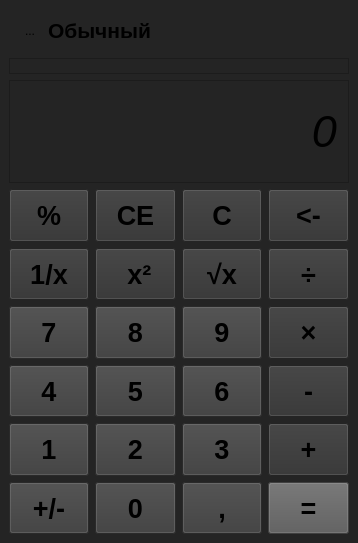
<?xml version="1.0" encoding="UTF-8"?>
<ui version="4.0">
 <class>MainWindow</class>
 <widget class="QMainWindow" name="MainWindow">
  <property name="windowModality">
   <enum>Qt::WindowModality::ApplicationModal</enum>
  </property>
  <property name="enabled">
   <bool>true</bool>
  </property>
  <property name="geometry">
   <rect>
    <x>0</x>
    <y>0</y>
    <width>358</width>
    <height>543</height>
   </rect>
  </property>
  <property name="sizePolicy">
   <sizepolicy hsizetype="Fixed" vsizetype="Fixed">
    <horstretch>0</horstretch>
    <verstretch>0</verstretch>
   </sizepolicy>
  </property>
  <property name="font">
   <font>
    <pointsize>50</pointsize>
    <bold>true</bold>
   </font>
  </property>
  <property name="acceptDrops">
   <bool>true</bool>
  </property>
  <property name="windowTitle">
   <string>Калькулятор</string>
  </property>
  <property name="layoutDirection">
   <enum>Qt::LayoutDirection::RightToLeft</enum>
  </property>
  <property name="autoFillBackground">
   <bool>false</bool>
  </property>
  <property name="styleSheet">
   <string notr="true">background-color: rgb(36, 36, 36)</string>
  </property>
  <widget class="QWidget" name="centralwidget">
   <property name="sizePolicy">
    <sizepolicy hsizetype="Expanding" vsizetype="MinimumExpanding">
     <horstretch>0</horstretch>
     <verstretch>0</verstretch>
    </sizepolicy>
   </property>
   <property name="minimumSize">
    <size>
     <width>353</width>
     <height>400</height>
    </size>
   </property>
   <property name="font">
    <font>
     <pointsize>50</pointsize>
     <bold>true</bold>
     <strikeout>false</strikeout>
    </font>
   </property>
   <property name="layoutDirection">
    <enum>Qt::LayoutDirection::RightToLeft</enum>
   </property>
   <layout class="QVBoxLayout" name="verticalLayout" stretch="0,0,3,10">
    <item>
     <widget class="QWidget" name="horizontalWidget" native="true">
      <property name="sizePolicy">
       <sizepolicy hsizetype="Expanding" vsizetype="Expanding">
        <horstretch>0</horstretch>
        <verstretch>1</verstretch>
       </sizepolicy>
      </property>
      <property name="font">
       <font>
        <pointsize>16</pointsize>
       </font>
      </property>
      <layout class="QHBoxLayout" name="horizontalLayout">
       <item>
        <widget class="QLabel" name="label">
         <property name="font">
          <font>
           <pointsize>16</pointsize>
           <bold>true</bold>
          </font>
         </property>
         <property name="text">
          <string>Обычный</string>
         </property>
        </widget>
       </item>
       <item>
        <widget class="QToolButton" name="toolButton">
         <property name="text">
          <string>...</string>
         </property>
         <property name="icon">
          <iconset theme="user-bookmarks"/>
         </property>
         <property name="checkable">
          <bool>false</bool>
         </property>
         <property name="autoRepeat">
          <bool>true</bool>
         </property>
         <property name="autoExclusive">
          <bool>true</bool>
         </property>
         <property name="popupMode">
          <enum>QToolButton::ToolButtonPopupMode::DelayedPopup</enum>
         </property>
         <property name="autoRaise">
          <bool>true</bool>
         </property>
         <property name="arrowType">
          <enum>Qt::ArrowType::NoArrow</enum>
         </property>
        </widget>
       </item>
      </layout>
     </widget>
    </item>
    <item>
     <widget class="QLabel" name="label_mini">
      <property name="sizePolicy">
       <sizepolicy hsizetype="Expanding" vsizetype="Expanding">
        <horstretch>0</horstretch>
        <verstretch>0</verstretch>
       </sizepolicy>
      </property>
      <property name="font">
       <font>
        <stylestrategy>PreferDefault</stylestrategy>
       </font>
      </property>
      <property name="contextMenuPolicy">
       <enum>Qt::ContextMenuPolicy::ActionsContextMenu</enum>
      </property>
      <property name="acceptDrops">
       <bool>false</bool>
      </property>
      <property name="layoutDirection">
       <enum>Qt::LayoutDirection::RightToLeft</enum>
      </property>
      <property name="frameShape">
       <enum>QFrame::Shape::StyledPanel</enum>
      </property>
      <property name="frameShadow">
       <enum>QFrame::Shadow::Raised</enum>
      </property>
      <property name="text">
       <string/>
      </property>
      <property name="textFormat">
       <enum>Qt::TextFormat::AutoText</enum>
      </property>
      <property name="alignment">
       <set>Qt::AlignmentFlag::AlignRight|Qt::AlignmentFlag::AlignTrailing|Qt::AlignmentFlag::AlignVCenter</set>
      </property>
     </widget>
    </item>
    <item>
     <widget class="QLabel" name="label_default">
      <property name="sizePolicy">
       <sizepolicy hsizetype="Expanding" vsizetype="Minimum">
        <horstretch>0</horstretch>
        <verstretch>0</verstretch>
       </sizepolicy>
      </property>
      <property name="font">
       <font>
        <pointsize>34</pointsize>
        <italic>true</italic>
        <bold>false</bold>
        <underline>false</underline>
        <strikeout>false</strikeout>
        <stylestrategy>PreferDefault</stylestrategy>
        <kerning>true</kerning>
       </font>
      </property>
      <property name="cursor">
       <cursorShape>IBeamCursor</cursorShape>
      </property>
      <property name="mouseTracking">
       <bool>true</bool>
      </property>
      <property name="inputMethodHints">
       <set>Qt::InputMethodHint::ImhDigitsOnly</set>
      </property>
      <property name="frameShape">
       <enum>QFrame::Shape::StyledPanel</enum>
      </property>
      <property name="text">
       <string>0</string>
      </property>
      <property name="alignment">
       <set>Qt::AlignmentFlag::AlignRight|Qt::AlignmentFlag::AlignTrailing|Qt::AlignmentFlag::AlignVCenter</set>
      </property>
      <property name="wordWrap">
       <bool>false</bool>
      </property>
      <property name="margin">
       <number>2</number>
      </property>
     </widget>
    </item>
    <item>
     <layout class="QGridLayout" name="gridLayout_2">
      <property name="sizeConstraint">
       <enum>QLayout::SizeConstraint::SetMaximumSize</enum>
      </property>
      <item row="2" column="0">
       <widget class="QPushButton" name="b_power">
        <property name="sizePolicy">
         <sizepolicy hsizetype="Expanding" vsizetype="Expanding">
          <horstretch>0</horstretch>
          <verstretch>0</verstretch>
         </sizepolicy>
        </property>
        <property name="font">
         <font>
          <pointsize>20</pointsize>
          <bold>true</bold>
         </font>
        </property>
        <property name="styleSheet">
         <string notr="true">background-color: rgb(50, 50, 50);selection-background-color: rgb(60, 60, 60)</string>
        </property>
        <property name="text">
         <string>×</string>
        </property>
       </widget>
      </item>
      <item row="0" column="2">
       <widget class="QPushButton" name="b_CE">
        <property name="sizePolicy">
         <sizepolicy hsizetype="Expanding" vsizetype="Expanding">
          <horstretch>0</horstretch>
          <verstretch>0</verstretch>
         </sizepolicy>
        </property>
        <property name="font">
         <font>
          <pointsize>20</pointsize>
          <bold>true</bold>
         </font>
        </property>
        <property name="styleSheet">
         <string notr="true">background-color: rgb(50, 50, 50);selection-background-color: rgb(60, 60, 60)</string>
        </property>
        <property name="text">
         <string>CE</string>
        </property>
       </widget>
      </item>
      <item row="5" column="2">
       <widget class="QPushButton" name="b0">
        <property name="sizePolicy">
         <sizepolicy hsizetype="Expanding" vsizetype="Expanding">
          <horstretch>0</horstretch>
          <verstretch>0</verstretch>
         </sizepolicy>
        </property>
        <property name="font">
         <font>
          <pointsize>20</pointsize>
          <bold>true</bold>
         </font>
        </property>
        <property name="styleSheet">
         <string notr="true">background-color: rgb(59, 59, 59);
selection-background-color: rgb(50, 50, 50);</string>
        </property>
        <property name="text">
         <string>0</string>
        </property>
        <property name="autoDefault">
         <bool>false</bool>
        </property>
        <property name="default">
         <bool>false</bool>
        </property>
        <property name="flat">
         <bool>false</bool>
        </property>
       </widget>
      </item>
      <item row="5" column="1">
       <widget class="QPushButton" name="b_zapitaya">
        <property name="sizePolicy">
         <sizepolicy hsizetype="Expanding" vsizetype="Expanding">
          <horstretch>0</horstretch>
          <verstretch>0</verstretch>
         </sizepolicy>
        </property>
        <property name="font">
         <font>
          <pointsize>20</pointsize>
          <bold>true</bold>
         </font>
        </property>
        <property name="styleSheet">
         <string notr="true">background-color: rgb(59, 59, 59);
selection-background-color: rgb(50, 50, 50);</string>
        </property>
        <property name="text">
         <string>,</string>
        </property>
       </widget>
      </item>
      <item row="4" column="1">
       <widget class="QPushButton" name="b3">
        <property name="sizePolicy">
         <sizepolicy hsizetype="Expanding" vsizetype="Expanding">
          <horstretch>0</horstretch>
          <verstretch>0</verstretch>
         </sizepolicy>
        </property>
        <property name="font">
         <font>
          <pointsize>20</pointsize>
          <bold>true</bold>
         </font>
        </property>
        <property name="styleSheet">
         <string notr="true">background-color: rgb(59, 59, 59);
selection-background-color: rgb(50, 50, 50);</string>
        </property>
        <property name="text">
         <string>3</string>
        </property>
       </widget>
      </item>
      <item row="1" column="3">
       <widget class="QPushButton" name="b_1_div_x">
        <property name="sizePolicy">
         <sizepolicy hsizetype="Expanding" vsizetype="Expanding">
          <horstretch>0</horstretch>
          <verstretch>0</verstretch>
         </sizepolicy>
        </property>
        <property name="font">
         <font>
          <pointsize>20</pointsize>
          <bold>true</bold>
         </font>
        </property>
        <property name="styleSheet">
         <string notr="true">background-color: rgb(50, 50, 50);selection-background-color: rgb(60, 60, 60)</string>
        </property>
        <property name="text">
         <string>1/x</string>
        </property>
       </widget>
      </item>
      <item row="3" column="2">
       <widget class="QPushButton" name="b5">
        <property name="sizePolicy">
         <sizepolicy hsizetype="Expanding" vsizetype="Expanding">
          <horstretch>0</horstretch>
          <verstretch>0</verstretch>
         </sizepolicy>
        </property>
        <property name="font">
         <font>
          <pointsize>20</pointsize>
          <bold>true</bold>
         </font>
        </property>
        <property name="styleSheet">
         <string notr="true">background-color: rgb(59, 59, 59);
selection-background-color: rgb(50, 50, 50);</string>
        </property>
        <property name="text">
         <string>5</string>
        </property>
       </widget>
      </item>
      <item row="3" column="3">
       <widget class="QPushButton" name="b4">
        <property name="sizePolicy">
         <sizepolicy hsizetype="Expanding" vsizetype="Expanding">
          <horstretch>0</horstretch>
          <verstretch>0</verstretch>
         </sizepolicy>
        </property>
        <property name="font">
         <font>
          <pointsize>20</pointsize>
          <bold>true</bold>
         </font>
        </property>
        <property name="styleSheet">
         <string notr="true">background-color: rgb(59, 59, 59);
selection-background-color: rgb(50, 50, 50);</string>
        </property>
        <property name="text">
         <string>4</string>
        </property>
       </widget>
      </item>
      <item row="1" column="2">
       <widget class="QPushButton" name="b_sqr">
        <property name="sizePolicy">
         <sizepolicy hsizetype="Expanding" vsizetype="Expanding">
          <horstretch>0</horstretch>
          <verstretch>0</verstretch>
         </sizepolicy>
        </property>
        <property name="font">
         <font>
          <pointsize>20</pointsize>
          <bold>true</bold>
         </font>
        </property>
        <property name="styleSheet">
         <string notr="true">background-color: rgb(50, 50, 50);selection-background-color: rgb(60, 60, 60)</string>
        </property>
        <property name="text">
         <string> x²</string>
        </property>
       </widget>
      </item>
      <item row="4" column="3">
       <widget class="QPushButton" name="b1">
        <property name="sizePolicy">
         <sizepolicy hsizetype="Expanding" vsizetype="Expanding">
          <horstretch>0</horstretch>
          <verstretch>0</verstretch>
         </sizepolicy>
        </property>
        <property name="font">
         <font>
          <pointsize>20</pointsize>
          <bold>true</bold>
         </font>
        </property>
        <property name="styleSheet">
         <string notr="true">background-color: rgb(59, 59, 59);
selection-background-color: rgb(50, 50, 50);</string>
        </property>
        <property name="text">
         <string>1</string>
        </property>
       </widget>
      </item>
      <item row="5" column="0">
       <widget class="QPushButton" name="b_eq">
        <property name="sizePolicy">
         <sizepolicy hsizetype="Expanding" vsizetype="Expanding">
          <horstretch>0</horstretch>
          <verstretch>0</verstretch>
         </sizepolicy>
        </property>
        <property name="font">
         <font>
          <pointsize>20</pointsize>
          <italic>false</italic>
          <bold>true</bold>
         </font>
        </property>
        <property name="styleSheet">
         <string notr="true">background-color: rgb(89, 89, 89);selection-background-color: rgb(83, 83, 83);</string>
        </property>
        <property name="text">
         <string>=</string>
        </property>
       </widget>
      </item>
      <item row="1" column="1">
       <widget class="QPushButton" name="b_sqrt">
        <property name="sizePolicy">
         <sizepolicy hsizetype="Expanding" vsizetype="Expanding">
          <horstretch>0</horstretch>
          <verstretch>0</verstretch>
         </sizepolicy>
        </property>
        <property name="font">
         <font>
          <pointsize>20</pointsize>
          <bold>true</bold>
         </font>
        </property>
        <property name="layoutDirection">
         <enum>Qt::LayoutDirection::RightToLeft</enum>
        </property>
        <property name="styleSheet">
         <string notr="true">background-color: rgb(50, 50, 50);selection-background-color: rgb(60, 60, 60)</string>
        </property>
        <property name="text">
         <string>√x</string>
        </property>
       </widget>
      </item>
      <item row="2" column="1">
       <widget class="QPushButton" name="b9">
        <property name="sizePolicy">
         <sizepolicy hsizetype="Expanding" vsizetype="Expanding">
          <horstretch>0</horstretch>
          <verstretch>0</verstretch>
         </sizepolicy>
        </property>
        <property name="font">
         <font>
          <pointsize>20</pointsize>
          <bold>true</bold>
         </font>
        </property>
        <property name="autoFillBackground">
         <bool>false</bool>
        </property>
        <property name="styleSheet">
         <string notr="true">background-color: rgb(59, 59, 59);
selection-background-color: rgb(50, 50, 50);</string>
        </property>
        <property name="text">
         <string>9</string>
        </property>
       </widget>
      </item>
      <item row="5" column="3">
       <widget class="QPushButton" name="b_plus_mines">
        <property name="sizePolicy">
         <sizepolicy hsizetype="Expanding" vsizetype="Expanding">
          <horstretch>0</horstretch>
          <verstretch>0</verstretch>
         </sizepolicy>
        </property>
        <property name="sizeIncrement">
         <size>
          <width>0</width>
          <height>0</height>
         </size>
        </property>
        <property name="baseSize">
         <size>
          <width>0</width>
          <height>0</height>
         </size>
        </property>
        <property name="font">
         <font>
          <pointsize>20</pointsize>
          <bold>true</bold>
         </font>
        </property>
        <property name="styleSheet">
         <string notr="true">background-color: rgb(59, 59, 59);
selection-background-color: rgb(50, 50, 50);</string>
        </property>
        <property name="text">
         <string>+/-</string>
        </property>
       </widget>
      </item>
      <item row="3" column="0">
       <widget class="QPushButton" name="b_mines">
        <property name="sizePolicy">
         <sizepolicy hsizetype="Expanding" vsizetype="Expanding">
          <horstretch>0</horstretch>
          <verstretch>0</verstretch>
         </sizepolicy>
        </property>
        <property name="font">
         <font>
          <pointsize>20</pointsize>
          <bold>true</bold>
         </font>
        </property>
        <property name="styleSheet">
         <string notr="true">background-color: rgb(50, 50, 50);selection-background-color: rgb(60, 60, 60)</string>
        </property>
        <property name="text">
         <string>-</string>
        </property>
       </widget>
      </item>
      <item row="2" column="2">
       <widget class="QPushButton" name="b8">
        <property name="sizePolicy">
         <sizepolicy hsizetype="Expanding" vsizetype="Expanding">
          <horstretch>0</horstretch>
          <verstretch>0</verstretch>
         </sizepolicy>
        </property>
        <property name="font">
         <font>
          <pointsize>20</pointsize>
          <bold>true</bold>
         </font>
        </property>
        <property name="styleSheet">
         <string notr="true">background-color: rgb(59, 59, 59);
selection-background-color: rgb(50, 50, 50);</string>
        </property>
        <property name="text">
         <string>8</string>
        </property>
       </widget>
      </item>
      <item row="3" column="1">
       <widget class="QPushButton" name="b6">
        <property name="sizePolicy">
         <sizepolicy hsizetype="Expanding" vsizetype="Expanding">
          <horstretch>0</horstretch>
          <verstretch>0</verstretch>
         </sizepolicy>
        </property>
        <property name="font">
         <font>
          <pointsize>20</pointsize>
          <bold>true</bold>
         </font>
        </property>
        <property name="styleSheet">
         <string notr="true">background-color: rgb(59, 59, 59);
selection-background-color: rgb(50, 50, 50);</string>
        </property>
        <property name="text">
         <string>6</string>
        </property>
       </widget>
      </item>
      <item row="0" column="3">
       <widget class="QPushButton" name="b_mod">
        <property name="enabled">
         <bool>true</bool>
        </property>
        <property name="sizePolicy">
         <sizepolicy hsizetype="Expanding" vsizetype="Expanding">
          <horstretch>0</horstretch>
          <verstretch>0</verstretch>
         </sizepolicy>
        </property>
        <property name="minimumSize">
         <size>
          <width>0</width>
          <height>0</height>
         </size>
        </property>
        <property name="font">
         <font>
          <pointsize>20</pointsize>
          <bold>true</bold>
         </font>
        </property>
        <property name="layoutDirection">
         <enum>Qt::LayoutDirection::RightToLeft</enum>
        </property>
        <property name="autoFillBackground">
         <bool>false</bool>
        </property>
        <property name="styleSheet">
         <string notr="true">background-color: rgb(50, 50, 50);selection-background-color: rgb(60, 60, 60)</string>
        </property>
        <property name="inputMethodHints">
         <set>Qt::InputMethodHint::ImhPreferNumbers</set>
        </property>
        <property name="text">
         <string>%</string>
        </property>
       </widget>
      </item>
      <item row="0" column="0">
       <widget class="QPushButton" name="b_back">
        <property name="sizePolicy">
         <sizepolicy hsizetype="Expanding" vsizetype="Expanding">
          <horstretch>0</horstretch>
          <verstretch>0</verstretch>
         </sizepolicy>
        </property>
        <property name="font">
         <font>
          <pointsize>20</pointsize>
          <bold>true</bold>
         </font>
        </property>
        <property name="styleSheet">
         <string notr="true">background-color: rgb(50, 50, 50);selection-background-color: rgb(60, 60, 60)</string>
        </property>
        <property name="text">
         <string>&lt;-</string>
        </property>
       </widget>
      </item>
      <item row="4" column="2">
       <widget class="QPushButton" name="b2">
        <property name="sizePolicy">
         <sizepolicy hsizetype="Expanding" vsizetype="Expanding">
          <horstretch>0</horstretch>
          <verstretch>0</verstretch>
         </sizepolicy>
        </property>
        <property name="font">
         <font>
          <pointsize>20</pointsize>
          <bold>true</bold>
         </font>
        </property>
        <property name="styleSheet">
         <string notr="true">background-color: rgb(59, 59, 59);
selection-background-color: rgb(50, 50, 50);</string>
        </property>
        <property name="text">
         <string>2</string>
        </property>
       </widget>
      </item>
      <item row="4" column="0">
       <widget class="QPushButton" name="b_plus">
        <property name="sizePolicy">
         <sizepolicy hsizetype="Expanding" vsizetype="Expanding">
          <horstretch>0</horstretch>
          <verstretch>0</verstretch>
         </sizepolicy>
        </property>
        <property name="font">
         <font>
          <pointsize>20</pointsize>
          <bold>true</bold>
         </font>
        </property>
        <property name="styleSheet">
         <string notr="true">background-color: rgb(50, 50, 50);selection-background-color: rgb(60, 60, 60)</string>
        </property>
        <property name="text">
         <string>+</string>
        </property>
       </widget>
      </item>
      <item row="2" column="3">
       <widget class="QPushButton" name="b7">
        <property name="sizePolicy">
         <sizepolicy hsizetype="Expanding" vsizetype="Expanding">
          <horstretch>0</horstretch>
          <verstretch>0</verstretch>
         </sizepolicy>
        </property>
        <property name="font">
         <font>
          <pointsize>20</pointsize>
          <bold>true</bold>
         </font>
        </property>
        <property name="styleSheet">
         <string notr="true">background-color: rgb(59, 59, 59);
selection-background-color: rgb(50, 50, 50);</string>
        </property>
        <property name="text">
         <string>7</string>
        </property>
       </widget>
      </item>
      <item row="1" column="0">
       <widget class="QPushButton" name="b_div">
        <property name="sizePolicy">
         <sizepolicy hsizetype="Expanding" vsizetype="Expanding">
          <horstretch>0</horstretch>
          <verstretch>0</verstretch>
         </sizepolicy>
        </property>
        <property name="font">
         <font>
          <pointsize>20</pointsize>
          <bold>true</bold>
         </font>
        </property>
        <property name="styleSheet">
         <string notr="true">background-color: rgb(50, 50, 50);selection-background-color: rgb(60, 60, 60)</string>
        </property>
        <property name="text">
         <string>÷</string>
        </property>
       </widget>
      </item>
      <item row="0" column="1">
       <widget class="QPushButton" name="b_C">
        <property name="sizePolicy">
         <sizepolicy hsizetype="Expanding" vsizetype="Expanding">
          <horstretch>0</horstretch>
          <verstretch>0</verstretch>
         </sizepolicy>
        </property>
        <property name="font">
         <font>
          <pointsize>20</pointsize>
          <bold>true</bold>
         </font>
        </property>
        <property name="styleSheet">
         <string notr="true">background-color: rgb(50, 50, 50);selection-background-color: rgb(60, 60, 60)</string>
        </property>
        <property name="text">
         <string>C</string>
        </property>
       </widget>
      </item>
     </layout>
    </item>
   </layout>
  </widget>
 </widget>
 <tabstops>
  <tabstop>b0</tabstop>
  <tabstop>b1</tabstop>
  <tabstop>b2</tabstop>
  <tabstop>b3</tabstop>
  <tabstop>b4</tabstop>
  <tabstop>b5</tabstop>
  <tabstop>b6</tabstop>
  <tabstop>b7</tabstop>
  <tabstop>b8</tabstop>
  <tabstop>b9</tabstop>
  <tabstop>b_1_div_x</tabstop>
  <tabstop>b_C</tabstop>
  <tabstop>b_CE</tabstop>
  <tabstop>b_back</tabstop>
  <tabstop>b_div</tabstop>
  <tabstop>b_eq</tabstop>
  <tabstop>b_mines</tabstop>
  <tabstop>b_mod</tabstop>
  <tabstop>b_plus</tabstop>
  <tabstop>b_plus_mines</tabstop>
  <tabstop>b_power</tabstop>
  <tabstop>b_sqr</tabstop>
  <tabstop>b_sqrt</tabstop>
  <tabstop>b_zapitaya</tabstop>
 </tabstops>
 <resources/>
 <connections/>
</ui>
